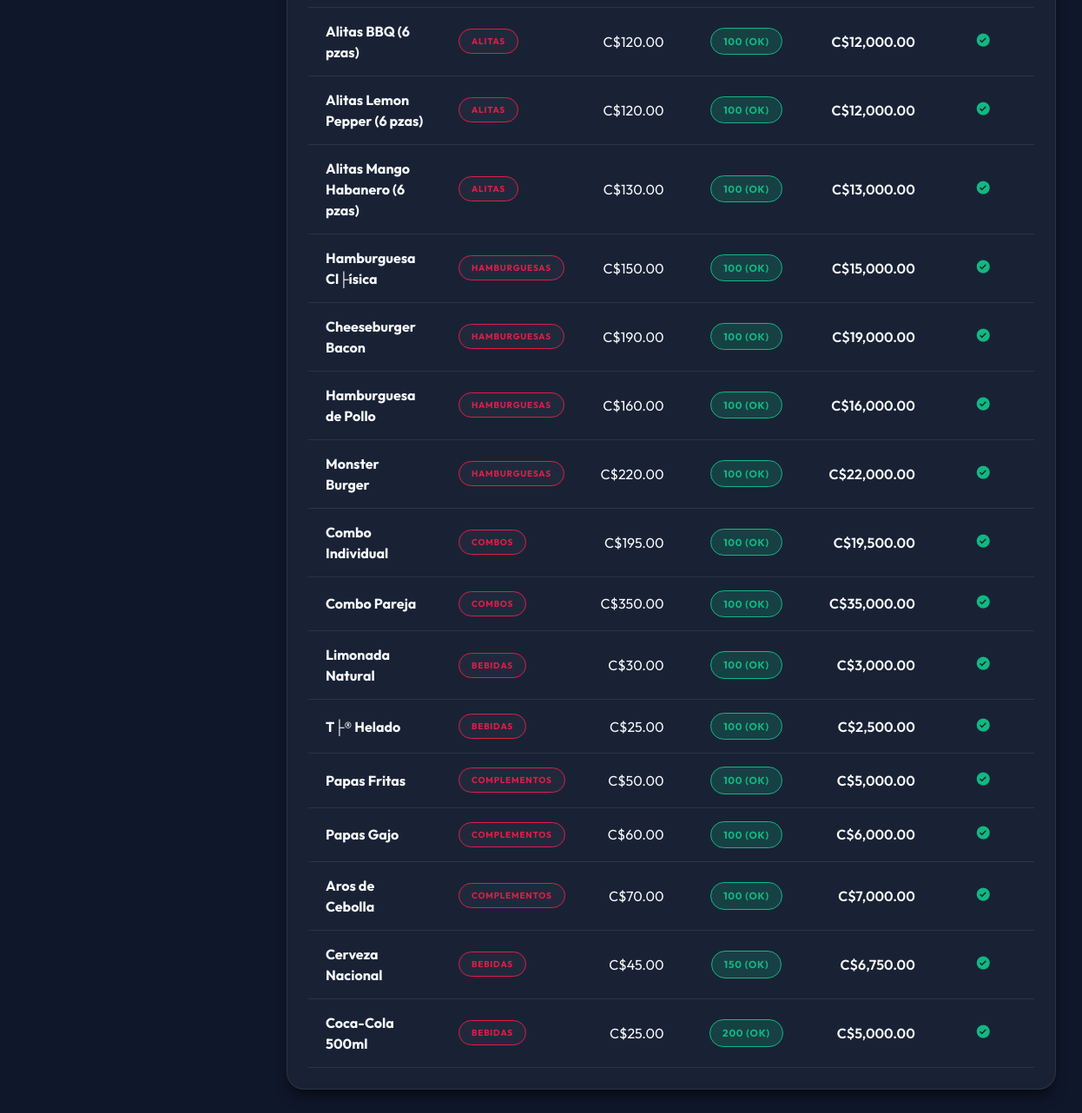
/reportes.php?type=inventory (signed in, lower part), run on an earlier commit of the app's database.
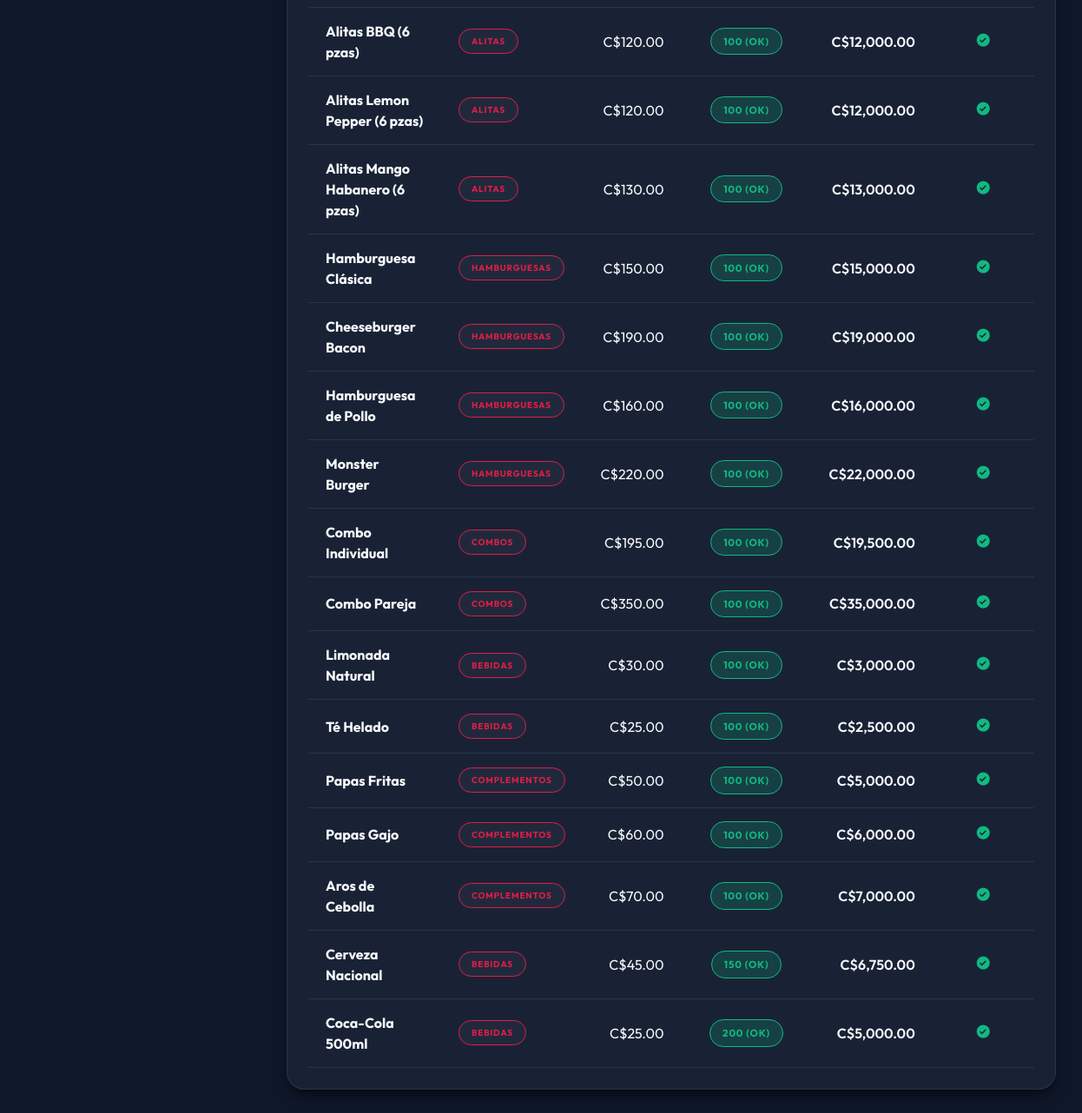
And on a later commit of the database.
### tables this page shows
CREATE TABLE `products` (
  `id` int(11) NOT NULL AUTO_INCREMENT,
  `code` varchar(50) NOT NULL,
  `name` varchar(150) NOT NULL,
  `description` text DEFAULT NULL,
  `price` decimal(10,2) NOT NULL,
  `stock` int(11) DEFAULT 0,
  `category_id` int(11) DEFAULT NULL,
  `image` varchar(255) DEFAULT NULL,
  `status` enum('active','inactive') DEFAULT 'active',
  `date_created` timestamp NOT NULL DEFAULT current_timestamp(),
  `image_url` varchar(255) DEFAULT NULL,
  `icon` varchar(50) DEFAULT '????',
  PRIMARY KEY (`id`),
  UNIQUE KEY `code` (`code`),
  KEY `category_id` (`category_id`),
  CONSTRAINT `products_ibfk_1` FOREIGN KEY (`category_id`) REFERENCES `categories` (`id`) ON DELETE SET NULL ON UPDATE CASCADE
);

CREATE TABLE `categories` (
  `id` int(11) NOT NULL AUTO_INCREMENT,
  `name` varchar(100) NOT NULL,
  `date_created` timestamp NOT NULL DEFAULT current_timestamp(),
  PRIMARY KEY (`id`),
  UNIQUE KEY `name` (`name`)
);

### reportes.php (the view, shortened to what the changed rows need)
<?php
require_once __DIR__ . '/config/db.php';
$report_type = $_GET['type'] ?? 'sales';
$start_date = $_GET['start_date'] ?? date('Y-m-01');
$end_date = $_GET['end_date'] ?? date('Y-m-d');
if ($report_type === 'sales') {
    $stmt = $pdo->prepare('
        SELECT DATE(date_created) as date, COUNT(*) as orders, SUM(total) as total
        FROM orders
        WHERE DATE(date_created) BETWEEN ? AND ? AND status = "completed"
        GROUP BY DATE(date_created)
        ORDER BY date DESC
    ');
    $stmt->execute([$start_date, $end_date]);
    $sales_by_date = $stmt->fetchAll();
    $stmt = $pdo->prepare('SELECT SUM(total) as total FROM orders WHERE DATE(date_created) BETWEEN ? AND ? AND status = "completed"');
    $stmt->execute([$start_date, $end_date]);
    $total_sales = $stmt->fetch()['total'] ?? 0;
    $stmt = $pdo->prepare('
        SELECT p.name, SUM(od.quantity) as quantity, SUM(od.quantity * od.price) as total
        FROM order_details od
        JOIN products p ON od.product_id = p.id
        JOIN orders o ON od.order_id = o.id
        WHERE DATE(o.date_created) BETWEEN ? AND ? AND o.status = "completed"
        GROUP BY p.id
        ORDER BY total DESC
        LIMIT 10
    ');
    $stmt->execute([$start_date, $end_date]);
    $top_products = $stmt->fetchAll();
    $stmt = $pdo->prepare('
        SELECT method, COUNT(*) as count, SUM(amount) as total
        FROM payments p
        JOIN orders o ON p.order_id = o.id
        WHERE DATE(p.date_created) BETWEEN ? AND ?
        GROUP BY method
    ');
    $stmt->execute([$start_date, $end_date]);
    $payment_methods = $stmt->fetchAll();
    $stmt = $pdo->prepare('
        SELECT i.*, t.name as table_name,
               (SELECT GROUP_CONCAT(CONCAT(od.quantity, "x ", p.name) SEPARATOR ", ")
                FROM order_details od
                JOIN products p ON od.product_id = p.id
                WHERE od.order_id = i.order_id) as items
        FROM invoices i
        LEFT JOIN orders o ON i.order_id = o.id
        LEFT JOIN tables t ON o.table_id = t.id
        WHERE DATE(i.date_created) BETWEEN ? AND ?
        ORDER BY i.date_created DESC
    ');
    $stmt->execute([$start_date, $end_date]);
    $all_invoices = $stmt->fetchAll();
} elseif ($report_type === 'inventory') {
    $stmt = $pdo->query('
        SELECT p.*, c.name as category_name, (p.stock * p.price) as total_value
        FROM products p
        LEFT JOIN categories c ON p.category_id = c.id
        WHERE p.status = "active"
        ORDER BY p.stock ASC
    ');
    $inventory = $stmt->fetchAll();
}
?>
<?php include __DIR__ . '/includes/header.php'; ?>
<div class="dashboard-wrapper">
    <main class="main-content">
        <?php if ($report_type === 'inventory'): ?>
            <div class="fc-card">
                <div class="fc-table-responsive">
                    <table class="fc-table">
                        <tbody>
                            <?php foreach ($inventory as $item): ?>
                                <tr>
                                    <td><strong style="color: var(--fc-text-main);"><?= htmlspecialchars($item['name']) ?></strong></td>
                                    <td><span class="fc-badge fc-badge-outline" style="font-size: 10px;"><?= htmlspecialchars($item['category_name'] ?? 'General') ?></span></td>
                                    <td style="text-align: right;">C$<?= number_format($item['price'], 2) ?></td>
                                    <td style="text-align: center;">
                                        <?php if ($item['stock'] <= 0): ?>
                                            <span class="fc-badge fc-badge-primary" style="background-color: #ef4444; border-color: #ef4444;">Agotado</span>
                                        <?php elseif ($item['stock'] < 10): ?>
                                            <span class="fc-badge" style="background-color: rgba(245, 158, 11, 0.2); color: #f59e0b; border: 1px solid #f59e0b;"><?= $item['stock'] ?> (Bajo)</span>
                                        <?php else: ?>
                                            <span class="fc-badge" style="background-color: rgba(16, 185, 129, 0.2); color: #10b981; border: 1px solid #10b981;"><?= $item['stock'] ?> (OK)</span>
                                        <?php endif; ?>
                                    </td>
                                    <td style="text-align: right; font-weight: 600;">C$<?= number_format($item['total_value'], 2) ?></td>
                                    <td style="text-align: center;">
                                        <?php if ($item['stock'] <= 0): ?>
                                            <i class='bx bxs-error-circle' style="color: #ef4444; font-size: 18px;"></i>
                                        <?php elseif ($item['stock'] < 10): ?>
                                            <i class='bx bxs-info-circle' style="color: #f59e0b; font-size: 18px;"></i>
                                        <?php else: ?>
                                            <i class='bx bxs-check-circle' style="color: #10b981; font-size: 18px;"></i>
                                        <?php endif; ?>
                                    </td>
                                </tr>
                            <?php endforeach; ?>
                        </tbody>
                    </table>
                </div>
            </div>
        <?php endif; ?>
        <?php if ($report_type === 'waiters'): ?>
            <div class="fc-card">
                <div class="fc-modal-header">
                    <h3><i class='bx bx-medal'></i> Desempeño del Equipo de Servicio</h3>
                </div>
                <div class="fc-table-responsive">
                    <table class="fc-table">
                        <thead>
                            <tr>
                                <th>Colaborador</th>
                                <th style="text-align: center;">Pedidos Concluidos</th>
                                <th style="text-align: right;">Volumen de Venta</th>
                                <th style="text-align: right;">Ticket Promedio</th>
                                <th style="text-align: center;">Productividad</th>
                            </tr>
                        </thead>
                        <tbody>
                            <?php if (empty($waiters_stats)): ?>
                                <tr>
                                    <td colspan="5" style="text-align:center; padding: 40px; color: var(--fc-text-sec);">Sin métricas registradas en este periodo</td>
                                </tr>
                            <?php else: ?>
                                <?php foreach ($waiters_stats as $waiter): ?>
                                    <?php $avg = $waiter['total_orders'] > 0 ? $waiter['total_sales'] / $waiter['total_orders'] : 0; ?>
                                    <tr>
                                        <td>
                                            <div style="display:flex; align-items:center; gap:12px;">
                                                <div class="fc-user-avatar" style="width:36px; height:36px; font-size:15px; border-radius: 10px;">
                                                    <?= strtoupper(substr($waiter['name'], 0, 1)) ?>
                                                </div>
                                                <div>
                                                    <div style="color: var(--fc-text-main); font-weight: 600;"><?= htmlspecialchars($waiter['name']) ?></div>
                                                    <div style="font-size: 11px; color: var(--fc-text-sec);">Fuerza de Ventas</div>
                                                </div>
                                            </div>
                                        </td>
                                        <td style="text-align: center;">
                                            <span class="fc-badge fc-badge-outline"><?= $waiter['total_orders'] ?> pedidos</span>
                                        </td>
                                        <td style="text-align: right; color: var(--fc-text-main); font-weight: 700;">C$<?= number_format($waiter['total_sales'], 2) ?></td>
                                        <td style="text-align: right; color: #10b981; font-weight: 600;">C$<?= number_format($avg, 2) ?></td>
                                        <td style="text-align: center;">
                                            <div style="width: 100px; height: 8px; background: rgba(255,255,255,0.05); border-radius: 4px; margin: 0 auto; overflow: hidden;">
                                                <div style="width: <?= min(100, ($avg/500)*100) ?>%; height: 100%; background: var(--fc-primary);"></div>
                                            </div>
                                        </td>
                                    </tr>
                                <?php endforeach; ?>
                            <?php endif; ?>
                        </tbody>
                    </table>
                </div>
            </div>
        <?php endif; ?>           </div>
<?php include __DIR__ . '/includes/footer.php'; ?>

What changed in the data, as far as the page shows it:
changed products: name "Hamburguesa Cl├ísica" → "Hamburguesa Clásica"
changed products: name "T├® Helado" → "Té Helado"
